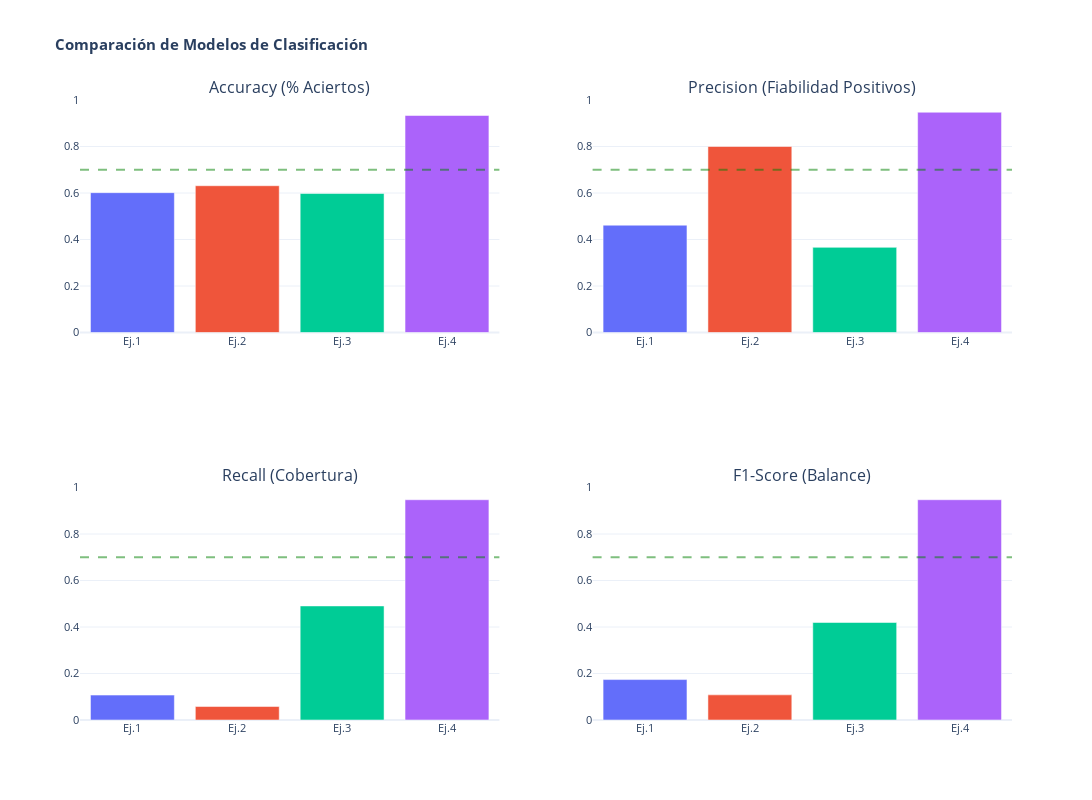

Write notebook code for a chart like this one.
### Code cell
# Crear gráficos comparativos con Plotly
fig = make_subplots(
    rows=2, cols=2,
    subplot_titles=('Accuracy (% Aciertos)', 'Precision (Fiabilidad Positivos)',
                    'Recall (Cobertura)', 'F1-Score (Balance)'),
    specs=[[{'type': 'bar'}, {'type': 'bar'}],
           [{'type': 'bar'}, {'type': 'bar'}]]
)

modelos_nombres = ['Ej.1', 'Ej.2', 'Ej.3', 'Ej.4']
colores = ['#636EFA', '#EF553B', '#00CC96', '#AB63FA']

# Gráfico 1: Accuracy
fig.add_trace(
    go.Bar(x=modelos_nombres, y=resultados_ej5['Accuracy'], 
           marker=dict(color=colores), name='Accuracy',
           hovertemplate='<b>%{x}</b><br>Accuracy: %{y:.3f}<extra></extra>'),
    row=1, col=1
)
fig.add_hline(y=0.7, line_dash='dash', line_color='green', opacity=0.5, row=1, col=1)

# Gráfico 2: Precision
fig.add_trace(
    go.Bar(x=modelos_nombres, y=resultados_ej5['Precision'],
           marker=dict(color=colores), name='Precision',
           hovertemplate='<b>%{x}</b><br>Precision: %{y:.3f}<extra></extra>'),
    row=1, col=2
)
fig.add_hline(y=0.7, line_dash='dash', line_color='green', opacity=0.5, row=1, col=2)

# Gráfico 3: Recall
fig.add_trace(
    go.Bar(x=modelos_nombres, y=resultados_ej5['Recall'],
           marker=dict(color=colores), name='Recall',
           hovertemplate='<b>%{x}</b><br>Recall: %{y:.3f}<extra></extra>'),
    row=2, col=1
)
fig.add_hline(y=0.7, line_dash='dash', line_color='green', opacity=0.5, row=2, col=1)

# Gráfico 4: F1-Score
fig.add_trace(
    go.Bar(x=modelos_nombres, y=resultados_ej5['F1-Score'],
           marker=dict(color=colores), name='F1-Score',
           hovertemplate='<b>%{x}</b><br>F1-Score: %{y:.3f}<extra></extra>'),
    row=2, col=2
)
fig.add_hline(y=0.7, line_dash='dash', line_color='green', opacity=0.5, row=2, col=2)

# Actualizar layout
fig.update_yaxes(range=[0, 1])
fig.update_layout(
    title_text='<b>Comparación de Modelos de Clasificación</b>',
    showlegend=False,
    height=800,
    width=1200,
    template='plotly_white',
    font=dict(size=11)
)

fig.show()

print("✓ Gráficos comparativos generados")

### Figure 1 — Plotly figure (JSON) as saved in the notebook; plotly's stock layout.template omitted (floating-point values rounded to 4 significant figures)
{"data": [{"hovertemplate": "<b>%{x}</b><br>Accuracy: %{y:.3f}<extra></extra>", "marker": {"color": ["#636EFA", "#EF553B", "#00CC96", "#AB63FA"]}, "name": "Accuracy", "type": "bar", "x": ["Ej.1", "Ej.2", "Ej.3", "Ej.4"], "xaxis": "x", "y": [0.6014, 0.6313, 0.5978, 0.9333], "yaxis": "y"}, {"hovertemplate": "<b>%{x}</b><br>Precision: %{y:.3f}<extra></extra>", "marker": {"color": ["#636EFA", "#EF553B", "#00CC96", "#AB63FA"]}, "name": "Precision", "type": "bar", "x": ["Ej.1", "Ej.2", "Ej.3", "Ej.4"], "xaxis": "x2", "y": [0.4615, 0.8, 0.3662, 0.9474], "yaxis": "y2"}, {"hovertemplate": "<b>%{x}</b><br>Recall: %{y:.3f}<extra></extra>", "marker": {"color": ["#636EFA", "#EF553B", "#00CC96", "#AB63FA"]}, "name": "Recall", "type": "bar", "x": ["Ej.1", "Ej.2", "Ej.3", "Ej.4"], "xaxis": "x3", "y": [0.1071, 0.05797, 0.4906, 0.9474], "yaxis": "y3"}, {"hovertemplate": "<b>%{x}</b><br>F1-Score: %{y:.3f}<extra></extra>", "marker": {"color": ["#636EFA", "#EF553B", "#00CC96", "#AB63FA"]}, "name": "F1-Score", "type": "bar", "x": ["Ej.1", "Ej.2", "Ej.3", "Ej.4"], "xaxis": "x4", "y": [0.1739, 0.1081, 0.4194, 0.9474], "yaxis": "y4"}], "layout": {"annotations": [{"font": {"size": 16}, "showarrow": false, "text": "Accuracy (% Aciertos)", "x": 0.225, "xanchor": "center", "xref": "paper", "y": 1, "yanchor": "bottom", "yref": "paper"}, {"font": {"size": 16}, "showarrow": false, "text": "Precision (Fiabilidad Positivos)", "x": 0.775, "xanchor": "center", "xref": "paper", "y": 1, "yanchor": "bottom", "yref": "paper"}, {"font": {"size": 16}, "showarrow": false, "text": "Recall (Cobertura)", "x": 0.225, "xanchor": "center", "xref": "paper", "y": 0.375, "yanchor": "bottom", "yref": "paper"}, {"font": {"size": 16}, "showarrow": false, "text": "F1-Score (Balance)", "x": 0.775, "xanchor": "center", "xref": "paper", "y": 0.375, "yanchor": "bottom", "yref": "paper"}], "font": {"size": 11}, "height": 800, "shapes": [{"line": {"color": "green", "dash": "dash"}, "opacity": 0.5, "type": "line", "x0": 0, "x1": 1, "xref": "x domain", "y0": 0.7, "y1": 0.7, "yref": "y"}, {"line": {"color": "green", "dash": "dash"}, "opacity": 0.5, "type": "line", "x0": 0, "x1": 1, "xref": "x2 domain", "y0": 0.7, "y1": 0.7, "yref": "y2"}, {"line": {"color": "green", "dash": "dash"}, "opacity": 0.5, "type": "line", "x0": 0, "x1": 1, "xref": "x3 domain", "y0": 0.7, "y1": 0.7, "yref": "y3"}, {"line": {"color": "green", "dash": "dash"}, "opacity": 0.5, "type": "line", "x0": 0, "x1": 1, "xref": "x4 domain", "y0": 0.7, "y1": 0.7, "yref": "y4"}], "showlegend": false, "title": {"text": "<b>Comparación de Modelos de Clasificación</b>"}, "width": 1200, "xaxis": {"anchor": "y", "domain": [0, 0.45]}, "xaxis2": {"anchor": "y2", "domain": [0.55, 1]}, "xaxis3": {"anchor": "y3", "domain": [0, 0.45]}, "xaxis4": {"anchor": "y4", "domain": [0.55, 1]}, "yaxis": {"anchor": "x", "domain": [0.625, 1], "range": [0, 1]}, "yaxis2": {"anchor": "x2", "domain": [0.625, 1], "range": [0, 1]}, "yaxis3": {"anchor": "x3", "domain": [0, 0.375], "range": [0, 1]}, "yaxis4": {"anchor": "x4", "domain": [0, 0.375], "range": [0, 1]}}}
